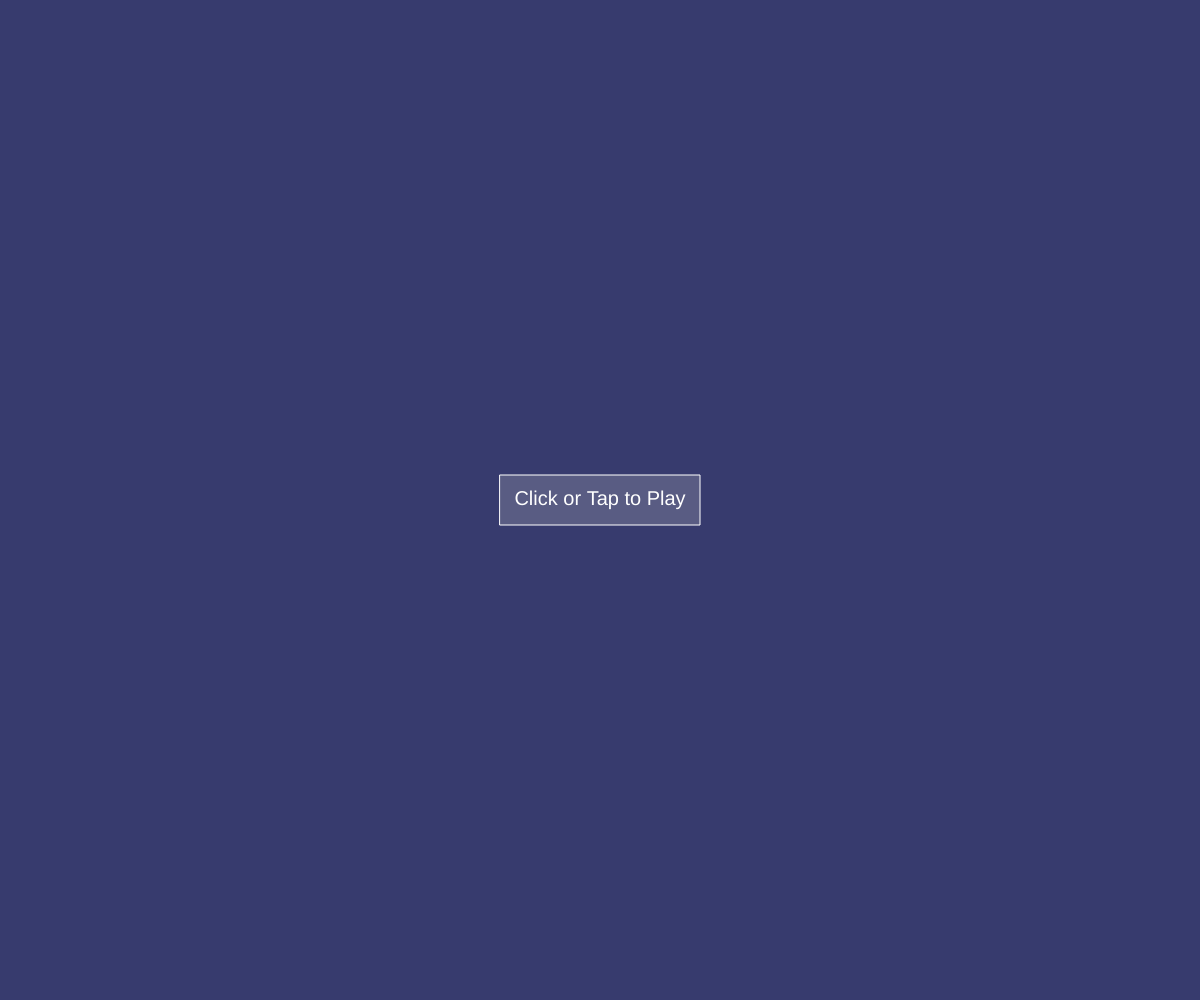
Frame 1 (no input)
Frame 60 (no input): identical to frame 1, image omitted
Frame 120 (the mouse pressed at the canvas centre since frame 60): identical to frame 1, image omitted

The p5.js sketch that drew this single still picture (run headless with seeded random() and noise() and a simulated clock; from frame 60 on, the mouse is pressed at the canvas centre):

// p5.js sketch
// ── sketch.js
var ship;
var enemy = [];
var laser = [];
var powerup = [];
var wait = 0;
var waitSet = 4;
var score = 0;
var enemyFreq = 30;  //more means less frequent
var isDed = 0;

var gameState=0; //0-menu 1-playing 2-over

function mouseClicked(){
  if(gameState==0)  gameState++;
  else if(gameState==1 && isDed==1) gameState++;
  else if(gameState==2) gameState=0;
}

function setup() {
  // put setup code here
  //createCanvas(1536,859.3);  //full scr
  createCanvas(window.innerWidth, window.innerHeight);  //test scr
  ship = new Ship();
  // for(var i=0;i<20;i++)
  // powerup.push(new Powerup);
}

function draw() {
  // put drawing code here

  background('#373B6E');
  frameRate(60)
  // console.log(floor(frameRate()));
  if(gameState==0){
    rectMode(CENTER);
    fill(200,60)
    stroke(255)
    rect(width/2,height/2,200,50)
    fill(255)
    textSize(20)
    noStroke();
    textAlign(CENTER);
    text("Click or Tap to Play",width/2,height/2+5)
  }
  if(gameState==1)
  {  // noLoop();
    // setTimeout(redraw, 10);

    ship.render();
    
    // score-board
    noStroke()
    fill(255)
    textSize(30)
    text(score,width-30,30,40,40)
    
    // for(var i=0;i<powerup.length;i++){
      //   powerup[i].render();
      //   powerup[i].move();
    // }
      
    //non-continous lasers
      wait++;
      wait%=enemyFreq;

    //shooting-laser adding
    if(mouseIsPressed && !(wait%waitSet) ) {
      laser.push(new Laser3(ship)); 
    }

    //laser rendering and removing
    laserRender();
    
    //enemy rendering and removing
    enemyRender()

    //enemy incoming
    if(score >= 0){  
      if(!isDed && !(wait%enemyFreq) ){
        enemy.push(new Enemy3());
      }
    }
    if(score >=20){
      if(!isDed && !(wait%enemyFreq) ){
        enemy.push(new Enemy2());
      }
    }
    if(score >=30){
      if(!isDed && !(wait%enemyFreq) ){
        enemy.push(new Enemy());
      }
    }


    //enemy-laser collision check
    enemyLaserColl();

    //elemy-ship collision check
    enemyShipColl()

    // after-death
    // let deathScreen=0;
    // if(isDed){
    //   resetGame()
    // }
  }
  if(gameState==2){
    //death screen
    rectMode(CENTER);
    fill(200,60)
    stroke(255);
    rect(width/2,height/2,250,75)
    textAlign(CENTER);
    textSize(20)
    console.log("gameState "+ gameState)
    noStroke()
    fill(255)
    text("Your Score: "+score,width/2,height/2)
    text("\nClick or Tap to Play again",
          width/2,height/2)
    
    resetGame();

  }
}





function laserRender(){
  for(var i=0;i<laser.length;i++){
    laser[i].render();
    laser[i].move();
    if(laser[i].pos.y<0)
      laser.splice(i,1);
  }
}

function enemyRender(){
  for(var i=0;i<enemy.length;i++){
    enemy[i].render();
    enemy[i].move();

    if(enemy[i].pos.y>height)
      enemy.splice(i,1);
  }
}


function enemyShipColl(){
  for(let i=0;i<enemy.length;i++){
    var dis2;
    dis2=dist(ship.pos.x,ship.pos.y,enemy[i].pos.x,enemy[i].pos.y);
    if(dis2<(ship.r/2)+(enemy[i].r)){
      console.log("ded")
      isDed = 1;
      gameState=2;
    }
  }
}

function enemyLaserColl(){
  for(let i=0;i<enemy.length;i++){
    enemyFreq = enemy[i].freq;
    for(let j=0;j<laser.length;j++){
      var dis;
      dis=dist(enemy[i].pos.x,enemy[i].pos.y,laser[j].pos.x,laser[j].pos.y);
      if(dis<enemy[i].r/2+laser[j].r && enemy[i].health){
        score++;
        enemy[i].health--;
        if(enemy[i].health<=0)
          enemy.splice(i,1);
        laser.splice(j,1);
        break;
      }
    }
  }
}

function resetGame(){
  score=0;
  laser.splice(0,laser.length);
  enemy.splice(0,enemy.length);
  isDed=0;

}



// ── enemy.js
//circular-enemies
class Enemy{

  constructor(){
    this.r = random(17,27);
    this.health = 1;
    this.freq = 30; 
    this.pos = createVector(random(27,width-27),random(-10,-900));
    this.vel = createVector(random(-1,1),random(2,5));
    this.acc = createVector();
  }
  
  render(){
    let r = map(this.health,0,1,0,255);
    let g = map(this.health,0,1,0,255);
    let b = map(this.health,0,1,0,255);
    fill(r,0,b);
    stroke(255);
      ellipse(this.pos.x,this.pos.y,this.r);
    }
  move(){
      this.pos.add(this.vel);
  
      if(this.pos.x>width-this.r){
        this.vel.x*=-1;
      }
      if(this.pos.x<this.r){
        this.vel.x*=-1;
      }
    }
}
//rect-enemies
class Enemy1 extends Enemy{
  
  constructor(){
    super();
    this.health = 2;
    this.freq = 60;
  }

  render(){
    let r = map(this.health,0,2,0,255);
    let g = map(this.health,0,2,0,255);
    let b = map(this.health,0,2,0,255);
    fill(r,0,b/2);
    stroke(255,0,255);
    rectMode(CENTER);
    rect(this.pos.x,this.pos.y,this.r,this.r);
  }

}
//diamond-enemies
class Enemy2 extends Enemy{
  
  constructor(){
    super();
    this.health = 4;
    this.freq = 120;
  }

  render(){
    let r = map(this.health,0,4,0,255);
    let g = map(this.health,0,4,0,255);
    let b = map(this.health,0,4,0,255);
    fill(r,g,b/2);
    stroke(255);
    //noFill();
    beginShape();
    vertex(this.pos.x-this.r/2,this.pos.y);
    vertex(this.pos.x,this.pos.y-2*this.r/3);
    vertex(this.pos.x+this.r/2,this.pos.y);
    vertex(this.pos.x,this.pos.y+2*this.r/3);
    endShape(CLOSE);
  }

}
//Hex-enemies
class Enemy3 extends Enemy{
  
  constructor(){
    super();
    this.health = 6;
    this.freq = 240;
  }

  render(){
    let r = map(this.health,0,6,0,255);
    let g = map(this.health,0,6,0,255);
    let b = map(this.health,0,6,0,255);
    fill(0,g/3,b);
    stroke(255);
    //noFill();
    beginShape();
    vertex(this.pos.x-this.r/2,this.pos.y);
    vertex(this.pos.x-this.r*cos(PI/3)/2,this.pos.y-this.r*sin(PI/3)/2);
    vertex(this.pos.x+this.r*cos(PI/3)/2,this.pos.y-this.r*sin(PI/3)/2);
    vertex(this.pos.x+this.r/2,this.pos.y);
    vertex(this.pos.x+this.r*cos(PI/3)/2,this.pos.y+this.r*sin(PI/3)/2);
    vertex(this.pos.x-this.r*cos(PI/3)/2,this.pos.y+this.r*sin(PI/3)/2);
    endShape(CLOSE);
  }

}
// ── laser.js
// class Laser{
//   constructor(ship){
//     this.r = ship.r/5;
//     this.pos = createVector(ship.pos.x,ship.pos.y);
//     this.vel = createVector(0,-20);
//   }

//   render() {
//     rectMode(CENTER);
//     fill(0,255,0);
//     stroke(255,150);
//     rect(this.pos.x,this.pos.y-ship.r*(2/3),this.r,this.r,1);
//   }
//   move(){
//     this.pos.add(this.vel);
//   }
// }


class Laser {
  constructor(pos){
    this.r = ship.r/5;
    this.pos = createVector(pos.x,pos.y)
    this.vel = createVector(0,-20);
  }

  render(){
    fill(0,255,0);
    stroke(255,150);
    beginShape();
    vertex(this.pos.x-this.r/2,this.pos.y-ship.r*(2/3));
    vertex(this.pos.x,this.pos.y-2*this.r-ship.r*(2/3));
    vertex(this.pos.x+this.r/2,this.pos.y-ship.r*(2/3));
    vertex(this.pos.x,this.pos.y-this.r/3-ship.r*(2/3));
    endShape(CLOSE);
  }

  move(){
    this.pos.add(this.vel);
  }
}


// class Laser1 extends Laser{
//   constructor(ship){
//     super(ship);
//     this.posn=[createVector(ship.pos.x,ship.pos.y)];
//   }


//   render(){
//     fill(0,255,0);
//     stroke(255,150);
//     beginShape();
//     vertex(this.pos.x-this.r/2,this.pos.y-ship.r*(2/3));
//     vertex(this.pos.x,this.pos.y-2*this.r-ship.r*(2/3));
//     vertex(this.pos.x+this.r/2,this.pos.y-ship.r*(2/3));
//     vertex(this.pos.x,this.pos.y-this.r/3-ship.r*(2/3));
//     endShape(CLOSE);
//   }
// }

// class Laser2 extends Laser{
//   constructor(ship){
//     super(ship);
//   }


//   render(){
//     fill(0,255,0);
//     stroke(255,150);

//     beginShape();
//     vertex(this.pos.x-3*this.r/2,this.pos.y-ship.r*(2/3));
//     vertex(this.pos.x-this.r,this.pos.y-2*this.r-ship.r*(2/3));
//     vertex(this.pos.x-this.r+this.r/2,this.pos.y-ship.r*(2/3));
//     vertex(this.pos.x-this.r,this.pos.y-this.r/3-ship.r*(2/3));
//     endShape(CLOSE);

//     beginShape();
//     vertex(this.pos.x+this.r/2,this.pos.y-ship.r*(2/3));
//     vertex(this.pos.x+this.r,this.pos.y-2*this.r-ship.r*(2/3));
//     vertex(this.pos.x+3*this.r/2,this.pos.y-ship.r*(2/3));
//     vertex(this.pos.x+this.r,this.pos.y-this.r/3-ship.r*(2/3));
//     endShape(CLOSE);
//   }
// }

// class Laser3 extends Laser{
//   constructor(ship){
//     super(ship);
//   }
//   render(){
//     fill(0,255,0);
//     stroke(255,150);

//     beginShape();
//     vertex(this.pos.x-5*this.r/2,this.pos.y-ship.r*(2/3));
//     vertex(this.pos.x-2*this.r,this.pos.y-2*this.r-ship.r*(2/3));
//     vertex(this.pos.x-3*this.r/2,this.pos.y-ship.r*(2/3));
//     vertex(this.pos.x-2*this.r,this.pos.y-this.r/3-ship.r*(2/3));
//     endShape(CLOSE);

//     beginShape();
//     vertex(this.pos.x-this.r/2,this.pos.y-ship.r*(2/3));
//     vertex(this.pos.x,this.pos.y-2*this.r-ship.r*(2/3));
//     vertex(this.pos.x+this.r/2,this.pos.y-ship.r*(2/3));
//     vertex(this.pos.x,this.pos.y-this.r/3-ship.r*(2/3));
//     endShape(CLOSE);

//     beginShape();
//     vertex(this.pos.x+3*this.r/2,this.pos.y-ship.r*(2/3));
//     vertex(this.pos.x+2*this.r,this.pos.y-2*this.r-ship.r*(2/3));
//     vertex(this.pos.x+5*this.r/2,this.pos.y-ship.r*(2/3));
//     vertex(this.pos.x+2*this.r,this.pos.y-this.r/3-ship.r*(2/3));
//     endShape(CLOSE);
//   }
// }
// ── level.js
class Level{
    constructor(ship){
        this.n=360;
        this.ptsX = [];
        this.ptsY = [];
        // this.pos=ship.pos


    }
    preRender(){
        for(var i=0;i<this.n;i++){
            this.ptsX.push(random(-width/8,9*width/8))
            this.ptsY.push(random(-height/8,9*height/8));
        }

    }
    render(){
        var mousex=ship.pos.x;
        var mousey=ship.pos.y;
        background(20);
        stroke(255,100);
        //mousex=noise(xof)*width*scl
        //mousey=noise(yof)*height*scl
        for(var i=0;i<this.n/3;i++){
            var xoff=map(mousex,width/2,width,0,width/4)
            var yoff=map(mousey,width/2,width,0,width/4)
            strokeWeight(2);
            point(this.ptsX[i]+xoff,this.ptsY[i]+yoff) 
        }
        for(var i=this.n/3;i<2*this.n/3;i++){
            var xoff=map(mousex,width/2,width,0,width/8)
            var yoff=map(mousey,width/2,width,0,width/8)
            strokeWeight(3);
            point(this.ptsX[i]+xoff,this.ptsY[i]+yoff) 
        }
        for(var i=2*this.n/3;i<this.n;i++){
            var xoff=map(mousex,width/2,width,0,width/16)
            var yoff=map(mousey,width/2,width,0,width/16)
            strokeWeight(4);
            point(this.ptsX[i]+xoff,this.ptsY[i]+yoff) 
        }
    }


}

// ── powerup.js
class Powerup{
  constructor(){
    this.r = 4;
    this.a = 20;
    this.rot = 0;
    this.pos = createVector(random(27,width-27),random(-10,-900));
    this.vel = createVector(random(-1,1),random(2,5));
    this.acc = createVector();
  }

  render(){
    stroke(255);
    noFill();
    triangle(this.pos.x-this.a/2,this.pos.y+this.a*sin(PI/3)/3,this.pos.x,this.pos.y-this.a*(2*sin(PI/3))/3,this.pos.x+this.a/2,this.pos.y+this.a*sin(PI/3)/3);
    ellipse(this.pos.x+this.a*cos(this.rot),this.pos.y+this.a*sin(this.rot),this.r);
    ellipse(this.pos.x+this.a*cos(this.rot+2*PI/3),this.pos.y+this.a*sin(this.rot+2*PI/3),this.r);
    ellipse(this.pos.x+this.a*cos(this.rot+4*PI/3),this.pos.y+this.a*sin(this.rot+4*PI/3),this.r);
  }

  move(){
    this.pos.add(this.vel);
    
    this.rot+=0.05;
  
      if(this.pos.x>width-this.r){
        this.vel.x*=-1;
      }
      if(this.pos.x<this.r){
        this.vel.x*=-1;
      }
  }
}
// ── ship.js
class Ship{

  constructor(){
    this.pos = createVector();
    this.r = 30;
  }

  render(){
    
    this.pos.x = mouseX;
    this.pos.y = height-20;

    if(this.pos.x > width-11)
      this.pos.x = width-11;
    if(this.pos.x < 11)
      this.pos.x = 11;
   // noFill();
    stroke('#EDA33B');
    strokeWeight(1.5);
    rectMode(CENTER);
    ellipse(this.pos.x,this.pos.y,3);
    noFill();
    rect(this.pos.x,this.pos.y,this.r,this.r,3);
    rect(this.pos.x,this.pos.y,this.r/2,this.r/2,2);
    stroke(0,255,0);
    triangle(this.pos.x-this.r/8,this.pos.y-this.r*(2/3),this.pos.x,this.pos.y-this.r,this.pos.x+this.r/8,this.pos.y-this.r*(2/3))
    //rect(this.pos.x,this.pos.y-this.r*(2/3),this.r/4,this.r/4,1);
  }
}
